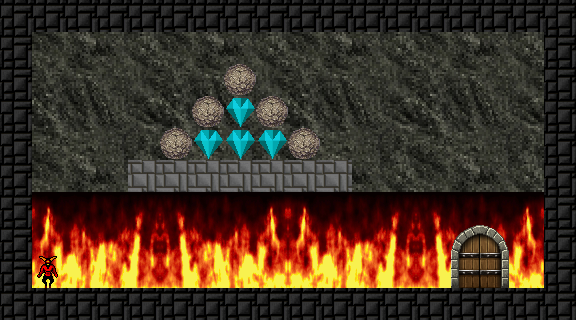

Below is a game level as drawn by its tile map, then a one-line description and the .tmx that defines it (tile-layer data replaced by summaries):
An orthogonal 18x10 tile map with 32x32 px tiles, 8 tile layers (Background, BurningFlames, Gate, Walls, ...), 2 tilesets and 2 objects (Camera, WorldBoundingBox).

<map version="1.5" tiledversion="1.5.0" orientation="orthogonal" renderorder="right-down" compressionlevel="0" width="18" height="10" tilewidth="32" tileheight="32" infinite="0" nextlayerid="49" nextobjectid="2187">
 <editorsettings>
  <chunksize width="37" height="37" />
 </editorsettings>
 <properties>
  <property name="BACKGROUND_TEXTURE" value="background1" />
  <property name="FRAME_DURATION" type="float" value="0.2" />
  <property name="LEVEL_TIMEOUT" type="float" value="50" />
  <property name="LEVEL_TITLE" value="Like a rolling stone" />
  <property name="MAIN_CAMERA" type="object" value="2114" />
  <property name="MUSIC" value="game_music1" />
  <property name="PLAYER_START" type="object" value="0" />
  <property name="REQUIRED_DIAMOND" type="int" value="4" />
 </properties>
 <tileset firstgid="1" source="../tilesets/tileset.tsx" />
 <tileset firstgid="41" name="background" tilewidth="800" tileheight="600" tilecount="1" columns="1">
  <image source="../textures/GameBackground.png" width="800" height="600" />
 </tileset>
 <group id="45" name="Groupe 2">
  <group id="40" name="Groupe 1">
   <properties>
    <property name="INFINITE_BOUNDING_BOX" type="bool" value="true" />
    <property name="OBJECT_REFERN" type="object" value="0" />
   </properties>
   <layer id="39" name="Background" width="18" height="10">
    <properties>
     <property name="DISPLACEMENT_RATIO_X" type="float" value="0.5" />
     <property name="DISPLACEMENT_RATIO_Y" type="float" value="0.5" />
     <property name="DYNAMIC_PARTICLES" type="bool" value="false" />
     <property name="DYNAMIC_VERTICES" type="bool" value="false" />
     <property name="HEIGHT_BITS_MODE" type="bool" value="true" />
    </properties>
    <data>[180 cells, 15 non-empty, 1 distinct tile ids]</data>
   </layer>
   <objectgroup id="26" name="Camera">
    <properties>
     <property name="OBJECT_REFERENCE" type="object" value="1" />
    </properties>
    <object id="2114" name="Camera" type="Camera" x="21.3612" y="9.7297" width="540" height="303">
     <properties>
      <property name="CAMERA" type="bool" value="false" />
      <property name="CAMERA_COMPONENTS" value="MyAutoRecenterToPlayerCameraComponent" />
     </properties>
    </object>
    <object id="2185" name="World" type="WorldBoundingBox" x="3.84848" y="3.48488" width="569.545" height="314.091" />
   </objectgroup>
   <layer id="37" name="BurningFlames" width="18" height="10">
    <properties>
     <property name="MATERIAL" value="BurningFlames" />
    </properties>
    <data>[180 cells, 4 non-empty, 1 distinct tile ids]</data>
   </layer>
   <layer id="47" name="Gate" width="18" height="10">
    <properties>
     <property name="COLLISION_MASK" value="Gate" />
    </properties>
    <data>[180 cells, 1 non-empty, 1 distinct tile ids]</data>
   </layer>
   <layer id="25" name="Walls" width="18" height="10">
    <properties>
     <property name="COLLISION_MASK" value="World" />
     <property name="DYNAMIC_PARTICLES" type="bool" value="true" />
     <property name="DYNAMIC_VERTICES" type="bool" value="true" />
     <property name="HEIGHT_BITS_MODE" type="bool" value="true" />
     <property name="PLAYER_COLLISIONS_ENABLED" type="bool" value="true" />
     <property name="TILE_FLAG_PROCESSORS" value="MyComputeNeighbourFlags, ComputePlatformerFlagProcessor" />
    </properties>
    <data>[180 cells, 59 non-empty, 2 distinct tile ids]</data>
   </layer>
   <layer id="46" name="GameObjects" width="18" height="10">
    <properties>
     <property name="COLLISION_MASK" value="World" />
     <property name="HEIGHT_BITS_MODE" type="bool" value="true" />
    </properties>
    <data>[180 cells, 9 non-empty, 2 distinct tile ids]</data>
   </layer>
   <layer id="38" name="Animated" width="18" height="10">
    <properties>
     <property name="COLLISION_MASK" value="World" />
     <property name="HEIGHT_BITS_MODE" type="bool" value="true" />
    </properties>
    <data>[180 cells, 0 non-empty, 0 distinct tile ids]</data>
   </layer>
   <layer id="27" name="PlayerAndCamera" width="18" height="10">
    <properties>
     <property name="COLLISION_MASK" value="Player,World" />
     <property name="HEIGHT_BITS_MODE" type="bool" value="true" />
     <property name="PLAYER_COLLISIONS_ENABLED" type="bool" value="true" />
    </properties>
    <data>[180 cells, 1 non-empty, 1 distinct tile ids]</data>
   </layer>
   <layer id="48" name="Smoke" width="18" height="10">
    <properties>
     <property name="HEIGHT_BITS_MODE" type="bool" value="true" />
    </properties>
    <data>[180 cells, 0 non-empty, 0 distinct tile ids]</data>
   </layer>
  </group>
 </group>
</map>
